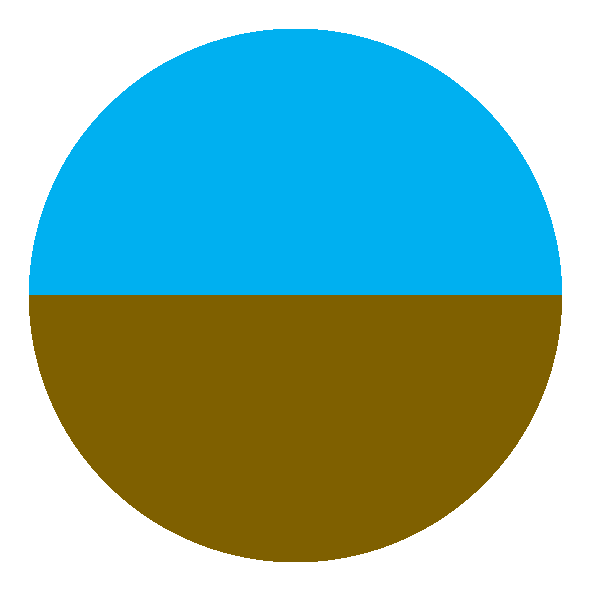
#> input picture python_workflow/input_images/AI_background.png, 591 x 591 px, found by its file name
$ python build_AI.py
#> lines starting #> are read from the running program, lines starting #| are printed output that depends on the picture
### python_workflow/AttitudeIndicator.py
import sys
from PIL import Image

class AttitudeIndicator():
    """Class for AdditudeIndicator image"""
    def __init__(self):
        """Initialize the attitude indicator image"""
        try:
            self.background = Image.open('.\\input_images\\AI_background.png').convert('RGBA')
#> self.background is the input picture: PIL image 591x591 RGBA; mean R, G, B, A 69.5, 115.8, 105.4, 163.3
            self.pitch = Image.open('.\\input_images\\AI_pitch.png').convert('RGBA')
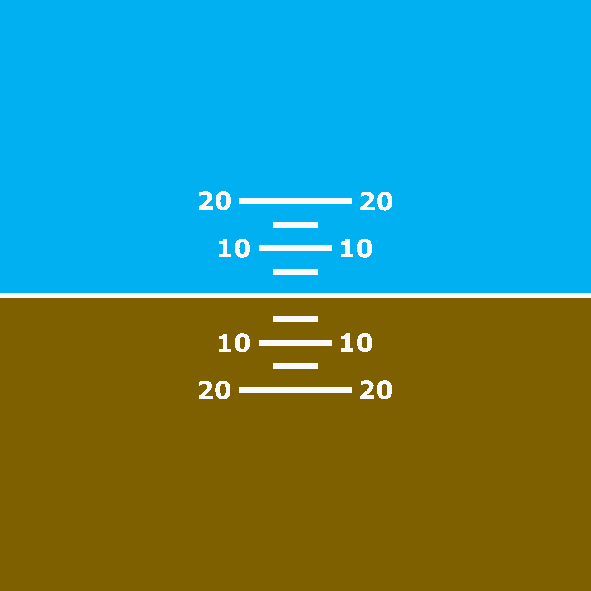
#> input picture python_workflow/input_images/AI_pitch.png, 591 x 591 px, found by its file name
#> self.pitch is the input picture: PIL image 591x591 RGBA; mean R, G, B, A 68.2, 138.9, 123.3, 255
            self.bank = Image.open('.\\input_images\\AI_bank.png').convert('RGBA')
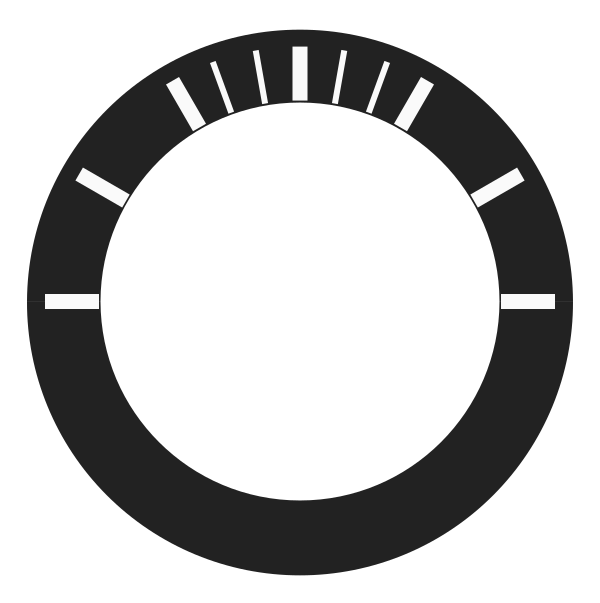
#> input picture python_workflow/input_images/AI_bank.png, 600 x 603 px, found by its file name
#> self.bank is the input picture: PIL image 600x603 RGBA; mean R, G, B, A 191.3, 191.3, 191.3, 77.1
            self.overlay = Image.open('.\\input_images\\AI_overlay.png').convert('RGBA')
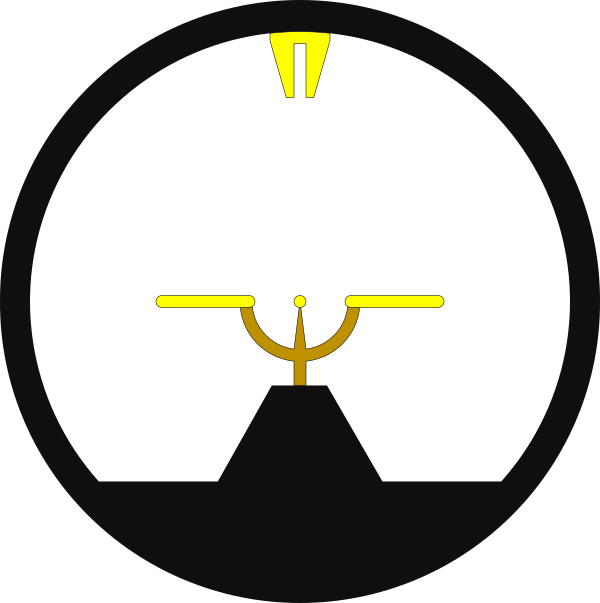
#> input picture python_workflow/input_images/AI_overlay.png, 600 x 603 px, found by its file name
#> self.overlay is the input picture: PIL image 600x603 RGBA; mean R, G, B, A 191.9, 191.6, 187.4, 69.6
        except FileNotFoundError as e:
            print(f'Can\'t open file: {e}')
            sys.exit(1)

        # slide pitch card up or down according to pitch value
        # scaling factor derived empirically
        self.pitch_scaling_factor = 120/20
        self.pitch_height_offset = (self.pitch.height - self.background.height)/2
#> self.pitch_height_offset = 0

    # [25 lines left out: function build_image, not called in this run]

    def size(self):
        """Return the size of the attitude indicator image"""
        return self.overlay.size

    def width(self):
        """Return the width of the attitude indicator image"""
        return int(self.overlay.width)

    def height(self):
        """Return the height of the attitude indicator image"""
        return int(self.overlay.height)

### python_workflow/build_AI.py
# Create video of heading indicator moving throughout
# needle position based on data extracted from ForeFlight track log
#
# Several layers are merged together:
# - bottom: background of the heading indicator
# - card:   layer with cardinal directions and degrees that rotates according to heading
# - top:    45degree pointers and airplane outline
#
# ForeFlight track log format
# first three rows are headers
# fourth and remaining rows contain data

import time
import csv
import VideoWriter
import AttitudeIndicator

def build_AI(inputCsvFilnameWithoutExtension, logOnly=True):
    # other variables
    timeStart = time.time()
    outputList = []
    attitudeIndicatorImg = AttitudeIndicator.AttitudeIndicator()

    # load tracklog csv
    inputCsvFilename = inputCsvFilnameWithoutExtension + '.csv'
    print(f'[build_AI] {time.strftime("%Y-%m-%d %H:%M:%S")} Processing {inputCsvFilename}')
    outputCsvFilename = f'{inputCsvFilnameWithoutExtension}_AI_output.csv'
    outputCsvFilePath = f'.\output\{outputCsvFilename}'
#> (the run stopped early here; a loop or call above may not have finished)
